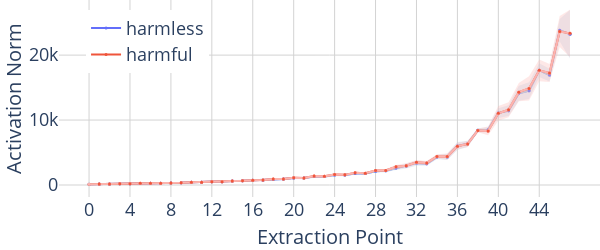

Source (notebook cell):
### Code cell
import plotly 

num_layers, num_act_modules, num_tokens = similarity_scores.shape

chosen_token = -1
colour_map = {
    "harmless": plotly.colors.qualitative.Plotly[0],
    "harmful": plotly.colors.qualitative.Plotly[1],
    "neutral": plotly.colors.qualitative.Plotly[3],
}
colour_map_light = {
    "harmless": plotly.colors.qualitative.Pastel1[1],
    "harmful": plotly.colors.qualitative.Pastel1[0],
    "neutral": plotly.colors.qualitative.Pastel1[3],
}
colour_map_opaque = {
    "harmless": None,
    "harmful": "rgba(251, 180, 174, 0.3)",
    "harmless": "rgba(179, 205, 227, 0.3)",
}

# layers x resid_modules x tokens x batch x dim
acts = {"harmful": harmful_acts, "harmless": harmless_acts}

categories = ["harmless", "harmful"]
resid_modules = ["pre", "mid"]

x_values = sum([[f"{l}", f"{l}-mid"] for l in range(num_layers)], [])
x_values = [str(i) for i in range(2 * num_layers)]

fig = go.Figure()

for category in categories:
    normed_acts = acts[category].norm(dim=-1)
    mean_normed_acts = normed_acts.mean(dim=-1)

    y_values = mean_normed_acts[..., chosen_token].flatten()

    # mean
    fig.add_trace(
        go.Scatter(
            x=x_values,
            y=y_values,
            name=category,
            mode="lines+markers",
            yaxis="y",
            marker=dict(color=colour_map[category], size=3),
            showlegend=True,
        )
    )
    fig.add_trace(
        go.Scatter(
            x=x_values,
            y=y_values,
            mode="lines+markers",
            yaxis="y",
            marker=dict(color=colour_map_light[category], size=3),
            showlegend=False,
        )
    )

    # variance
    fig.add_trace(
        variance_plot(
            x=x_values,
            y=normed_acts[:, :, chosen_token].reshape(-1, normed_acts.shape[-1]),
            yaxis="y",
            fillcolor=colour_map_opaque[category],
            showlegend=False,
        )
    )

    # dot markers
    fig.add_trace(
        go.Scatter(
            x=x_values[1::],
            y=y_values[1::],
            name=f"{category}",
            mode="markers",
            yaxis="y",
            marker=dict(color=colour_map[category], size=3),
            showlegend=False,
        )
    )
    # for module_idx, module_name in enumerate(resid_modules):
    #     if module_name == "mid":
    #         colour = colour_map[category]
    #     else:
    #         colour = colour_map_light[category]
    #     fig.add_trace(
    #         go.Scatter(
    #             x=x_values[module_idx::2],
    #             y=y_values[module_idx::2],
    #             name=f"{category}-{module_name}",
    #             mode="markers",
    #             yaxis="y",
    #             marker=dict(color=colour, size=3),
    #             showlegend=True,
    #         )
    #     )


fig.update_layout(
    # title=f"Activation norms at each layer for {MODEL_PATH}",
    plot_bgcolor="white",
    grid=dict(rows=1, columns=1),
    xaxis=dict(
        type="category",
        dtick=4,
        title=dict(text="Extraction Point", font=dict(size=20)),
        gridcolor="lightgrey",
        tickfont=dict(size=18),
    ),
    yaxis=dict(
        title=dict(text="Activation Norm", font=dict(size=20)),
        gridcolor="lightgrey",
        zeroline=False,
        tickfont=dict(size=18),
    ),
    hovermode="x unified",
    height=250,
    # width=20 + 12 * len(x_values),
    width=600,
    margin=dict(l=0, r=0, t=0, b=0),
    legend=dict(x=0.05, y=0.95, font=dict(size=18)),
)
fig.show()

### Figure 1 — Plotly figure (JSON) as saved in the notebook; plotly's stock layout.template omitted (floating-point values rounded to 4 significant figures)
{"data": [{"marker": {"color": "#636EFA", "size": 3}, "mode": "lines+markers", "name": "harmless", "showlegend": true, "type": "scatter", "x": ["0", "1", "2", "3", "4", "5", "6", "7", "8", "9", "10", "11", "12", "13", "14", "15", "16", "17", "18", "19", "20", "21", "22", "23", "24", "25", "26", "27", "28", "29", "30", "31", "32", "33", "34", "35", "36", "37", "38", "39", "40", "41", "42", "43", "44", "45", "46", "47"], "y": [132.3, 146.0, 169.7, 193.0, 204.5, 248.2, 252.2, 270.2, 302.2, 333.5, 413.8, 443.7, 488.2, 512.2, 610.8, 644.4, 729.2, 735.0, 854.1, 927.8, 1078.0, 1062.0, 1301.0, 1306.0, 1552.0, 1525.0, 1761.0, 1770.0, 2128.0, 2207.0, 2602.0, 2934.0, 3373.0, 3284.0, 4308.0, 4324.0, 6008.0, 6340.0, 8426.0, 8515.0, 11080.0, 11440.0, 14120.0, 14530.0, 17690.0, 16920.0, 23830.0, 23230.0], "yaxis": "y"}, {"marker": {"color": "rgb(179,205,227)", "size": 3}, "mode": "lines+markers", "showlegend": false, "type": "scatter", "x": ["0", "1", "2", "3", "4", "5", "6", "7", "8", "9", "10", "11", "12", "13", "14", "15", "16", "17", "18", "19", "20", "21", "22", "23", "24", "25", "26", "27", "28", "29", "30", "31", "32", "33", "34", "35", "36", "37", "38", "39", "40", "41", "42", "43", "44", "45", "46", "47"], "y": [132.3, 146.0, 169.7, 193.0, 204.5, 248.2, 252.2, 270.2, 302.2, 333.5, 413.8, 443.7, 488.2, 512.2, 610.8, 644.4, 729.2, 735.0, 854.1, 927.8, 1078.0, 1062.0, 1301.0, 1306.0, 1552.0, 1525.0, 1761.0, 1770.0, 2128.0, 2207.0, 2602.0, 2934.0, 3373.0, 3284.0, 4308.0, 4324.0, 6008.0, 6340.0, 8426.0, 8515.0, 11080.0, 11440.0, 14120.0, 14530.0, 17690.0, 16920.0, 23830.0, 23230.0], "yaxis": "y"}, {"fill": "toself", "fillcolor": "rgba(179, 205, 227, 0.3)", "line": {"color": "rgba(179, 205, 227, 0.3)", "width": 0}, "mode": "lines", "showlegend": false, "type": "scatter", "x": ["0", "1", "2", "3", "4", "5", "6", "7", "8", "9", "10", "11", "12", "13", "14", "15", "16", "17", "18", "19", "20", "21", "22", "23", "24", "25", "26", "27", "28", "29", "30", "31", "32", "33", "34", "35", "36", "37", "38", "39", "40", "41", "42", "43", "44", "45", "46", "47", "47", "46", "45", "44", "43", "42", "41", "40", "39", "38", "37", "36", "35", "34", "33", "32", "31", "30", "29", "28", "27", "26", "25", "24", "23", "22", "21", "20", "19", "18", "17", "16", "15", "14", "13", "12", "11", "10", "9", "8", "7", "6", "5", "4", "3", "2", "1", "0"], "y": [143.2, 157.0, 176.9, 200.2, 215.7, 272.1, 268.9, 287.2, 346.7, 370.9, 472.7, 504.5, 569.1, 589.0, 754.3, 779.0, 856.4, 851.3, 997.8, 1043.0, 1256.0, 1219.0, 1506.0, 1506.0, 1758.0, 1705.0, 1904.0, 1868.0, 2323.0, 2446.0, 2905.0, 3327.0, 3771.0, 3619.0, 4659.0, 4809.0, 6609.0, 6828.0, 8751.0, 8908.0, 11830.0, 12270.0, 15290.0, 15810.0, 18740.0, 17910.0, 25570.0, 26960.0, 19500.0, 22090.0, 15930.0, 16630.0, 13240.0, 12960.0, 10610.0, 10330.0, 8122.0, 8102.0, 5852.0, 5408.0, 3840.0, 3958.0, 2949.0, 2975.0, 2541.0, 2298.0, 1968.0, 1933.0, 1673.0, 1617.0, 1345.0, 1345.0, 1107.0, 1096.0, 905.4, 900.0, 812.2, 710.4, 618.6, 602.1, 509.7, 467.2, 435.3, 407.4, 383.0, 354.8, 296.1, 257.8, 253.1, 235.4, 224.3, 193.3, 185.7, 162.5, 134.9, 121.3], "yaxis": "y"}, {"marker": {"color": "#636EFA", "size": 3}, "mode": "markers", "name": "harmless", "showlegend": false, "type": "scatter", "x": ["1", "2", "3", "4", "5", "6", "7", "8", "9", "10", "11", "12", "13", "14", "15", "16", "17", "18", "19", "20", "21", "22", "23", "24", "25", "26", "27", "28", "29", "30", "31", "32", "33", "34", "35", "36", "37", "38", "39", "40", "41", "42", "43", "44", "45", "46", "47"], "y": [146.0, 169.7, 193.0, 204.5, 248.2, 252.2, 270.2, 302.2, 333.5, 413.8, 443.7, 488.2, 512.2, 610.8, 644.4, 729.2, 735.0, 854.1, 927.8, 1078.0, 1062.0, 1301.0, 1306.0, 1552.0, 1525.0, 1761.0, 1770.0, 2128.0, 2207.0, 2602.0, 2934.0, 3373.0, 3284.0, 4308.0, 4324.0, 6008.0, 6340.0, 8426.0, 8515.0, 11080.0, 11440.0, 14120.0, 14530.0, 17690.0, 16920.0, 23830.0, 23230.0], "yaxis": "y"}, {"marker": {"color": "#EF553B", "size": 3}, "mode": "lines+markers", "name": "harmful", "showlegend": true, "type": "scatter", "x": ["0", "1", "2", "3", "4", "5", "6", "7", "8", "9", "10", "11", "12", "13", "14", "15", "16", "17", "18", "19", "20", "21", "22", "23", "24", "25", "26", "27", "28", "29", "30", "31", "32", "33", "34", "35", "36", "37", "38", "39", "40", "41", "42", "43", "44", "45", "46", "47"], "y": [132.3, 147.5, 169.6, 189.4, 208.8, 252.5, 254.0, 268.1, 302.2, 329.8, 414.4, 440.4, 485.0, 516.6, 621.3, 652.5, 747.0, 761.6, 911.2, 939.2, 1110.0, 1074.0, 1378.0, 1343.0, 1627.0, 1562.0, 1869.0, 1823.0, 2232.0, 2242.0, 2803.0, 2981.0, 3492.0, 3404.0, 4399.0, 4371.0, 5984.0, 6320.0, 8398.0, 8321.0, 11040.0, 11580.0, 14290.0, 14870.0, 17660.0, 17240.0, 23630.0, 23350.0], "yaxis": "y"}, {"marker": {"color": "rgb(251,180,174)", "size": 3}, "mode": "lines+markers", "showlegend": false, "type": "scatter", "x": ["0", "1", "2", "3", "4", "5", "6", "7", "8", "9", "10", "11", "12", "13", "14", "15", "16", "17", "18", "19", "20", "21", "22", "23", "24", "25", "26", "27", "28", "29", "30", "31", "32", "33", "34", "35", "36", "37", "38", "39", "40", "41", "42", "43", "44", "45", "46", "47"], "y": [132.3, 147.5, 169.6, 189.4, 208.8, 252.5, 254.0, 268.1, 302.2, 329.8, 414.4, 440.4, 485.0, 516.6, 621.3, 652.5, 747.0, 761.6, 911.2, 939.2, 1110.0, 1074.0, 1378.0, 1343.0, 1627.0, 1562.0, 1869.0, 1823.0, 2232.0, 2242.0, 2803.0, 2981.0, 3492.0, 3404.0, 4399.0, 4371.0, 5984.0, 6320.0, 8398.0, 8321.0, 11040.0, 11580.0, 14290.0, 14870.0, 17660.0, 17240.0, 23630.0, 23350.0], "yaxis": "y"}, {"fill": "toself", "fillcolor": "rgba(251, 180, 174, 0.3)", "line": {"color": "rgba(251, 180, 174, 0.3)", "width": 0}, "mode": "lines", "showlegend": false, "type": "scatter", "x": ["0", "1", "2", "3", "4", "5", "6", "7", "8", "9", "10", "11", "12", "13", "14", "15", "16", "17", "18", "19", "20", "21", "22", "23", "24", "25", "26", "27", "28", "29", "30", "31", "32", "33", "34", "35", "36", "37", "38", "39", "40", "41", "42", "43", "44", "45", "46", "47", "47", "46", "45", "44", "43", "42", "41", "40", "39", "38", "37", "36", "35", "34", "33", "32", "31", "30", "29", "28", "27", "26", "25", "24", "23", "22", "21", "20", "19", "18", "17", "16", "15", "14", "13", "12", "11", "10", "9", "8", "7", "6", "5", "4", "3", "2", "1", "0"], "y": [143.2, 159.4, 174.0, 199.8, 221.9, 277.5, 273.7, 289.7, 350.5, 381.6, 479.4, 515.1, 564.8, 594.7, 747.9, 784.1, 856.5, 849.5, 997.8, 1047.0, 1279.0, 1230.0, 1555.0, 1531.0, 1826.0, 1699.0, 2052.0, 1897.0, 2399.0, 2452.0, 3098.0, 3356.0, 3838.0, 3715.0, 4717.0, 4835.0, 6514.0, 6785.0, 8684.0, 8993.0, 12180.0, 12730.0, 15710.0, 16730.0, 19330.0, 18640.0, 26010.0, 26970.0, 19730.0, 21260.0, 15840.0, 15990.0, 13000.0, 12880.0, 10420.0, 9901.0, 7649.0, 8113.0, 5854.0, 5454.0, 3908.0, 4081.0, 3092.0, 3145.0, 2606.0, 2507.0, 2031.0, 2065.0, 1750.0, 1686.0, 1424.0, 1429.0, 1155.0, 1202.0, 918.6, 941.6, 831.5, 824.5, 673.7, 637.5, 520.9, 494.7, 438.6, 405.2, 365.6, 349.5, 278.1, 254.0, 246.6, 234.3, 227.6, 195.6, 179.0, 165.2, 135.5, 121.3], "yaxis": "y"}, {"marker": {"color": "#EF553B", "size": 3}, "mode": "markers", "name": "harmful", "showlegend": false, "type": "scatter", "x": ["1", "2", "3", "4", "5", "6", "7", "8", "9", "10", "11", "12", "13", "14", "15", "16", "17", "18", "19", "20", "21", "22", "23", "24", "25", "26", "27", "28", "29", "30", "31", "32", "33", "34", "35", "36", "37", "38", "39", "40", "41", "42", "43", "44", "45", "46", "47"], "y": [147.5, 169.6, 189.4, 208.8, 252.5, 254.0, 268.1, 302.2, 329.8, 414.4, 440.4, 485.0, 516.6, 621.3, 652.5, 747.0, 761.6, 911.2, 939.2, 1110.0, 1074.0, 1378.0, 1343.0, 1627.0, 1562.0, 1869.0, 1823.0, 2232.0, 2242.0, 2803.0, 2981.0, 3492.0, 3404.0, 4399.0, 4371.0, 5984.0, 6320.0, 8398.0, 8321.0, 11040.0, 11580.0, 14290.0, 14870.0, 17660.0, 17240.0, 23630.0, 23350.0], "yaxis": "y"}], "layout": {"grid": {"columns": 1, "rows": 1}, "height": 250, "hovermode": "x unified", "legend": {"font": {"size": 18}, "x": 0.05, "y": 0.95}, "margin": {"b": 0, "l": 0, "r": 0, "t": 0}, "plot_bgcolor": "white", "width": 600, "xaxis": {"dtick": 4, "gridcolor": "lightgrey", "tickfont": {"size": 18}, "title": {"font": {"size": 20}, "text": "Extraction Point"}, "type": "category"}, "yaxis": {"gridcolor": "lightgrey", "tickfont": {"size": 18}, "title": {"font": {"size": 20}, "text": "Activation Norm"}, "zeroline": false}}}
